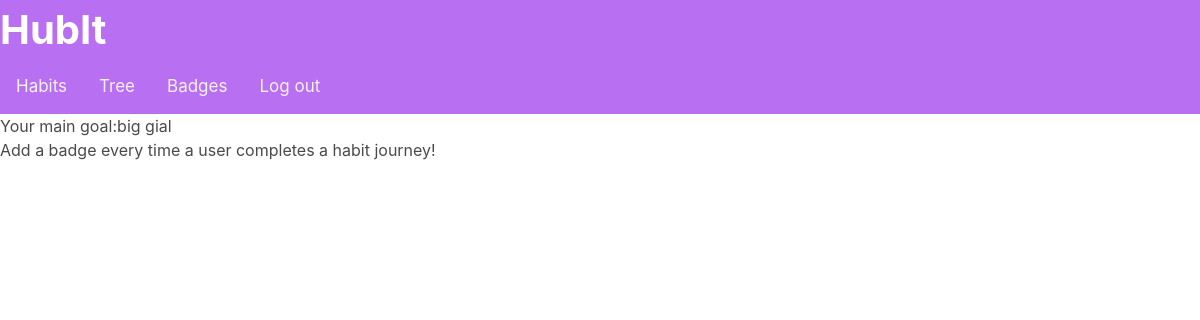
The page /badges (signed in) on the database as committed earlier.
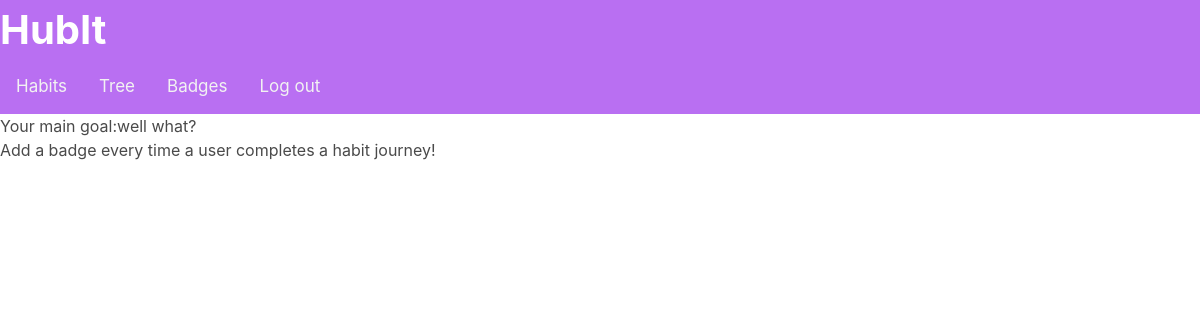
The same page on the database as committed later.
### app.py (models this page shows)
class Big_goal(db.Model):
    id = db.Column(db.Integer, primary_key = True, autoincrement = True )
    user_id = db.Column(db.Integer)
    goal = db.Column(db.String(1000), nullable = False)
    date_added = db.Column(db.DateTime, default=datetime.now())
    def __repr__(self):
        return "<Goal %r>" % self.goal

### app.py (the view)
@app.route('/badges')
@login_required
def badges():
    goal = Big_goal.query.order_by(Big_goal.date_added.desc()).first()
    print(f"retrieved your goal {goal}")
    return render_template("badges.html", goal=goal.goal)

### app.py (called while the page is built)
@login_manager.user_loader
def load_user(user_id):
    return User.query.get(int(user_id))

def login_required(f):
    @wraps(f)
    def decorated_function(*args, **kwargs):
        if session.get("email") is None:
            return redirect(url_for('login'))
        return f(*args, **kwargs)
    return decorated_function

### templates/badges.html
{% extends "layout.html" %}
{% block header%}
<link rel="stylesheet" href="https://cdn.jsdelivr.net/npm/bulma@0.9.3/css/bulma.min.css">
<h2>Your main goal:{{ goal }}</h2>
<h1>Add a badge every time a user completes a habit journey!</h>
{% endblock %}

Rows that differ between the two databases and show on the page:
no longer on this page (row unchanged): Big_goal: goal "big gial"
added Big_goal: goal "well what?"
